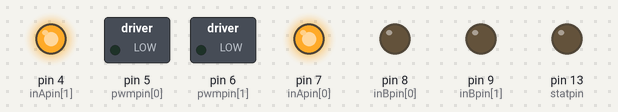
A sketch run on a simulated Arduino Uno, built with avr-gcc and run on an emulated ATmega328P. Parts: switched loads named in the sketch (green lamp = pin HIGH), output pins drawn as LEDs (lit = HIGH).

Above: at 0.1 s.
Timing chart, 0 to 1.6 s (numbered marks = the images above):
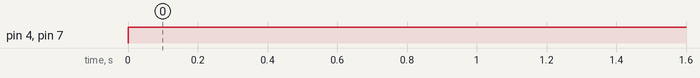

Measured:
- by itself, pin 4 (inApin[1]), pin 7 (inApin[0]): LOW → HIGH at 0.00 s

The sketch:

FanControl.ino
```cpp
#define BRAKEVCC 0
#define CW   1
#define CCW  2
#define BRAKEGND 3
#define CS_THRESHOLD 100

int inApin[2] = {7, 4};  // INA: Clockwise input
int inBpin[2] = {8, 9}; // INB: Counter-clockwise input
int pwmpin[2] = {5, 6}; // PWM input
int cspin[2] = {2, 3}; // CS: Current sense ANALOG input
int enpin[2] = {0, 1}; // EN: Status of switches output (Analog pin)
int statpin = 13;


int Speed ;
int bufferArray[4];
byte spd, carTopSpeed;

void setup()
{
 //pinMode(11,OUTPUT);???

 Serial.begin(9600);

 pinMode(statpin, OUTPUT);

 // Initialize digital pins as outputs
 for (int i=0; i<2; i++)
 {
   pinMode(inApin[i], OUTPUT);
   pinMode(inBpin[i], OUTPUT);
   pinMode(pwmpin[i], OUTPUT);
 }


}

void loop(){
  ReadData();
  CalcPWM();

  motorGo(0, CW, Speed);        //Motor1
  motorGo(1, CW, Speed);      //Motor2
  if (Speed=0 , motorOff);

}

void motorOff(int motor)
{
 // Initialize braked
 for (int i=0; i<2; i++)
 {
   digitalWrite(inApin[i], LOW);
   digitalWrite(inBpin[i], LOW);
 }
 analogWrite(pwmpin[motor], Speed);
}

void motorGo(uint8_t motor, uint8_t direct, uint8_t Speed)
{
 if (motor <= 1)
 {
   if (direct <=4)
   {
     // Set inA[motor]
     if (direct <=1)
       digitalWrite(inApin[motor], HIGH);
     else
       digitalWrite(inApin[motor], LOW);

     // Set inB[motor]
     if ((direct==0)||(direct==2))
       digitalWrite(inBpin[motor], HIGH);
     else
       digitalWrite(inBpin[motor], LOW);
     analogWrite(pwmpin[motor], Speed);
   }
 }
}

void ReadData(){
  if (Serial.available() > 0) {
    if (Serial.available() > 3) {
      if (Serial.read() == 255) {
        if (Serial.read() == 88) {
          if (Serial.read() == 255) {
            spd = Serial.read();
            //carTopSpeed = Serial.read();
          }
        }
      }
    }
  }
}

void CalcPWM() {

    //if (carTopSpeed == 0) {
    //  carTopSpeed = 255;
    //}

    if (spd > 0){
      //spd = (spd * (255 / carTopSpeed));
      Speed = map(spd, 0 , 255 , 15 , 255);
      analogWrite(11,Speed);
    }

}
```
